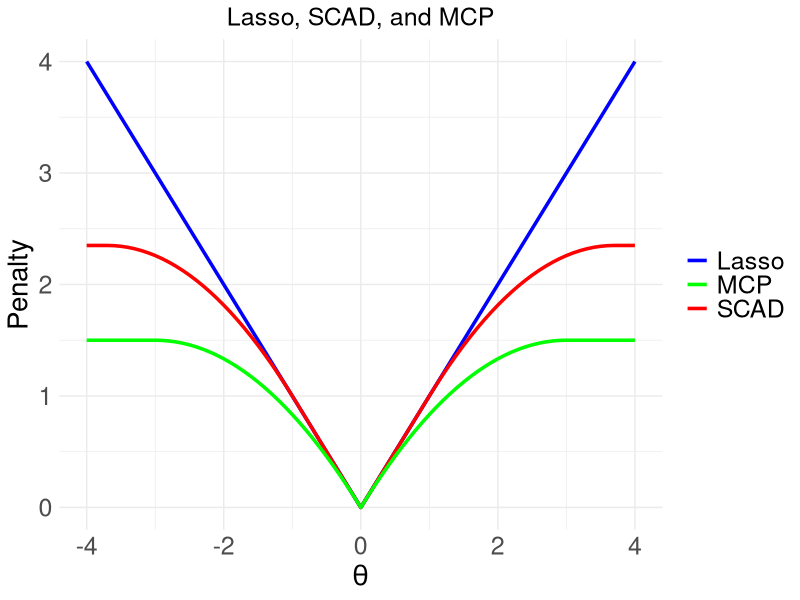

Recreate this plot in R.
# Plot of the penalty functions for lasso, SCAD and MCP
# First manually define penalty functions, then plot using ggplot2

library(ggplot2)

# Set the regularization parameters for demonstration
lambda <- 1
a <- 3.7  # For SCAD, typically > 2
gamma <- 3

# Define penalty functions
lasso_penalty <- function(theta) {
  lambda * abs(theta)
}

scad_penalty <- function(theta) {
  ifelse(abs(theta) <= lambda, 
         lambda * abs(theta), 
         ifelse(abs(theta) <= a * lambda, 
                (-theta^2 + 2 * a * lambda * abs(theta) - lambda^2) / (2 * (a - 1)), 
                (a + 1) * lambda^2 / 2))
}

mcp_penalty <- function(theta) {
  ifelse(abs(theta) <= gamma * lambda, 
         lambda * abs(theta) - theta^2 / (2 * gamma), 
         0.5 * gamma * lambda^2)
}

# Create sequence of theta values
theta_vals <- seq(-4, 4, by = 0.1)

# Create df for plotting
penalties <- data.frame(
  theta = theta_vals,
  Lasso = sapply(theta_vals, lasso_penalty),
  SCAD = sapply(theta_vals, scad_penalty),
  MCP = sapply(theta_vals, mcp_penalty)
)

# Plot using ggplot2
p <- ggplot(penalties, aes(x = theta)) + 
  geom_line(aes(y = Lasso, color = "Lasso"), linewidth=1.2) +
  geom_line(aes(y = SCAD, color = "SCAD"), linewidth=1.2) +
  geom_line(aes(y = MCP, color = "MCP"), linewidth=1.2) +
  labs(title = "Lasso, SCAD, and MCP",
       x = expression(theta),
       y = "Penalty") +
  theme_minimal() +
  theme(
    plot.title = element_text(hjust = 0.5, size = 18),
    axis.title = element_text(size = 20),
    axis.text = element_text(size = 18),
    legend.title = element_blank(),
    legend.text = element_text(size=18)
  ) +
  scale_color_manual(values = c("Lasso" = "blue", "SCAD" = "red", "MCP" = "green"))

# Save figure
ggsave(filename = paste0("../figure/nc_penalties_comparison.png"), plot = p)
